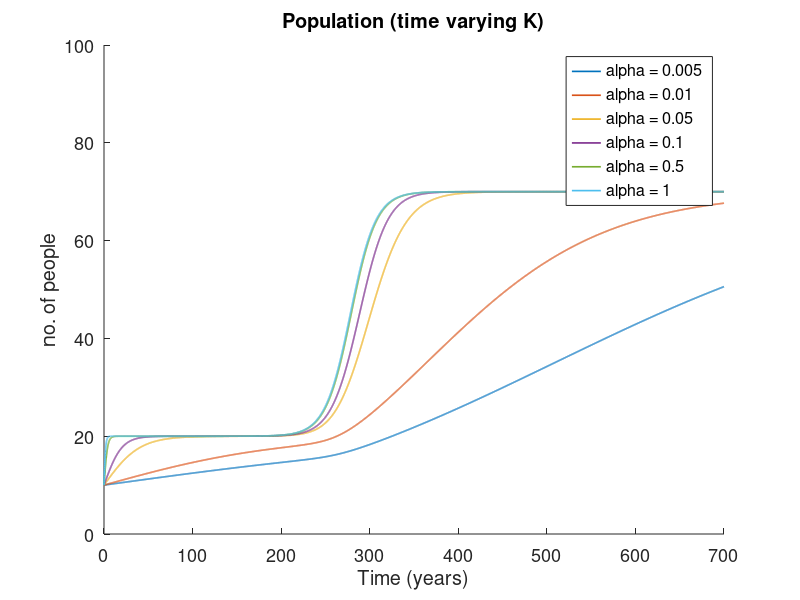

The MATLAB source for this figure:
close all;
clear all;
dt = 0.1;
total = 700;
iter = total / dt + 1;
t = zeros(iter, 1);
x = 0.07;
k1 = 20;
k2 = 50;set(gca,'fontsize',13)
hold on
k = zeros(iter, 1);
p = zeros(iter, 1);
alpha = [0.005, 0.01, 0.05, 0.1, 0.5, 1];
k(1) = 0.0000002;
for i = 2 : iter
    k(i) = k(i - 1) + x * k(i - 1) * (1 - k(i - 1) / k2) * dt;
    t(i) = t(i - 1) + dt;
end;
k = k + k1;
for j = 1 : 6
    p(1) = 10;
    for i = 2 : iter
        p(i) = p(i - 1) + dt * alpha(j) * p(i - 1) * (1 - p(i - 1) / k(i));
    end;
    plot(t, p,'lineWidth',1.2)
    hold on;
end;
ylim([0, 100]);
xlim([0, 700]);
legend('alpha = 0.005', 'alpha = 0.01', 'alpha = 0.05', 'alpha = 0.1', 'alpha = 0.5', 'alpha = 1');
title('Population (time varying K)');
xlabel('Time (years)');
ylabel('no. of people');
